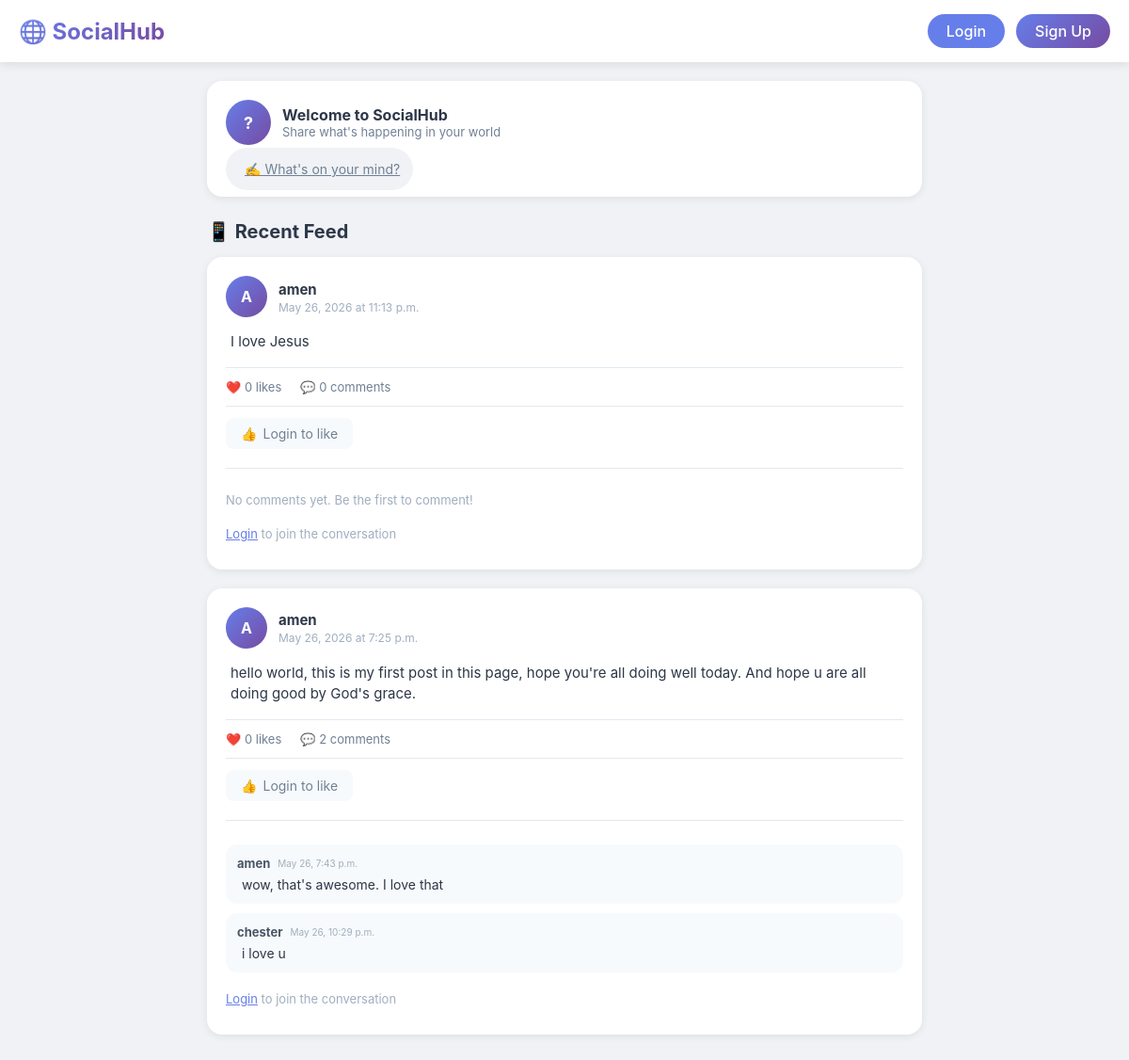
The app's page /, older data.
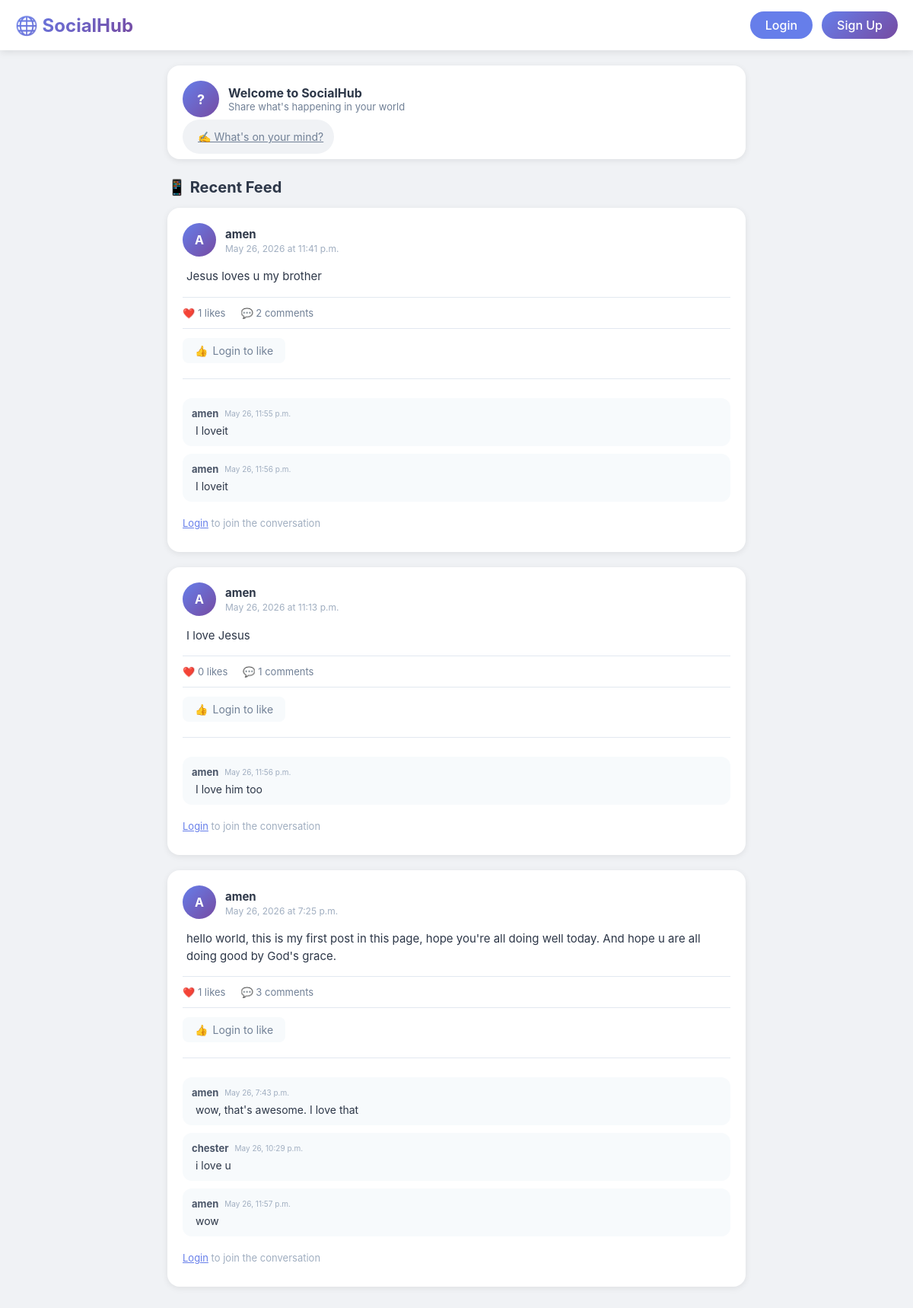
The same page, newer data.
### posts/models.py (models this page shows, shortened)
class Post(models.Model):
    author = models.ForeignKey(User, on_delete=models.CASCADE, related_name='posts')
    content = models.TextField(max_length=1000)
    created_at = models.DateTimeField(auto_now_add=True)
    updated_at = models.DateTimeField(auto_now=True)
    likes =models.ManyToManyField(User, related_name='liked_posts', blank=True)

class Comment(models.Model):
    post = models.ForeignKey(Post, on_delete=models.CASCADE, related_name='comments')
    author = models.ForeignKey(User, on_delete=models.CASCADE, related_name='comments')
    content = models.TextField(max_length=500)
    created_at = models.DateTimeField(auto_now_add=True)

### posts/views.py (the view)
# urls.py: path('', views.home, name='home'),
def home(request):
    posts = Post.objects.all().order_by('-created_at')
    return render(request, 'posts/home.html', {'posts': posts})

### posts/templates/posts/home.html (shortened to what this page needs)
<!DOCTYPE html>
<html lang="en">
<head>
</head>
<body>
    <nav class="navbar">
        <div class="nav-container">
            <div class="logo">🌐 SocialHub</div>
            <div class="nav-links">
                {% if user.is_authenticated %}
                    <div class="user-info">
                        <span>👋 {{ user.username }}</span>
                        <a href="{% url 'profile' user.username %}">Profile</a>
                        <a href="/accounts/logout/" class="logout-btn">Logout</a>
                    </div>
                {% else %}
                    <div class="auth-buttons">
                        <a href="/accounts/login/" class="btn-login">Login</a>
                        <a href="/accounts/signup/" class="btn-signup">Sign Up</a>
                    </div>
                {% endif %}
            </div>
        </div>
    </nav>
    <div class="main-container">
        <div class="create-card">
            <div class="create-header">
                <div class="avatar">
                    {% if user.is_authenticated %}
                        {{ user.username|first|upper }}
                    {% else %}
                        ?
                    {% endif %}
                </div>
                <div>
                    <h3>{% if user.is_authenticated %}Hello, {{ user.username }}!{% else %}Welcome to SocialHub{% endif %}</h3>
                    <p>Share what's happening in your world</p>
                </div>
            </div>
            <a href="{% url 'create_post' %}" class="create-btn">
                ✍️ What's on your mind?
            </a>
        </div>
        <div style="margin: 20px 0 15px;">
            <h2 style="color: #2d3748; font-size: 20px;">📱 Recent Feed</h2>
        </div>
        {% if posts %}
            {% for post in posts %}
                <div class="post-card">
                    <div class="post-header">
                        <div class="post-avatar">
                            {{ post.author.username|first|upper }}
                        </div>
                        <div class="post-author-info">
                            <a href="{% url 'profile' post.author.username %}" class="post-author-name">
                                {{ post.author.username }}
                            </a>
                            <div class="post-time">
                                {{ post.created_at|date:"F j, Y \a\t g:i a" }}
                            </div>
                        </div>
                    </div>
                    <div class="post-content">
                        {{ post.content|linebreaks }}
                    </div>
                    <div class="post-stats">
                        <div class="stat-item">
                            ❤️ {{ post.likes.count }} likes
                        </div>
                        <div class="stat-item">
                            💬 {{ post.comments.count }} comments
                        </div>
                    </div>
                    <div class="action-buttons">
                        {% if user.is_authenticated %}
                            <form method="POST" action="{% url 'like_post' post.id %}" style="display: inline;">
                                {% csrf_token %}
                                {% if user in post.likes.all %}
                                    <button type="submit" class="like-btn like-btn-liked">
                                        ❤️ Liked
                                    </button>
                                {% else %}
                                    <button type="submit" class="like-btn like-btn-unliked">
                                        👍 Like
                                    </button>
                                {% endif %}
                            </form>
                        {% else %}
                            <span class="like-btn like-btn-unliked" style="cursor: default;">
                                👍 <a href="/accounts/login/" style="text-decoration: none; color: inherit;">Login to like</a>
                            </span>
                        {% endif %}
                    </div>
                    <div class="comments-section">
                        {% with post.comments.all as comments %}
                            {% if comments %}
                                {% for comment in comments|slice:":3" %}
                                    <div class="comment">
                                        <div class="comment-header">
                                            <a href="{% url 'profile' comment.author.username %}" class="comment-author">
                                                {{ comment.author.username }}
                                            </a>
                                            <span class="comment-time">{{ comment.created_at|date:"M j, g:i a" }}</span>
                                        </div>
                                        <div class="comment-content">{{ comment.content }}</div>
                                    </div>
                                {% endfor %}
                            {% else %}
                                <div style="font-size: 13px; color: #a0aec0; padding: 10px 0;">
                                    No comments yet. Be the first to comment!
                                </div>
                            {% endif %}
                        {% endwith %}
                        {% if user.is_authenticated %}
                            <form method="POST" action="{% url 'add_comment' post.id %}" class="comment-form">
                                {% csrf_token %}
                                <input type="text" name="content" placeholder="Write a comment..." class="comment-input" required>
                                <button type="submit" class="comment-submit">Post →</button>
                            </form>
                        {% else %}
                            <div style="font-size: 13px; color: #a0aec0; padding: 10px 0;">
                                <a href="/accounts/login/" style="color: #667eea;">Login</a> to join the conversation
                            </div>
                        {% endif %}
                    </div>
                </div>
            {% endfor %}
        {% endif %}
    </div>
</body>
</html>

### posts/templates/posts/home.html (style rules this page uses)
* { margin: 0; padding: 0; box-sizing: border-box; }
body { font-family: -apple-system, BlinkMacSystemFont, 'Segoe UI', Roboto, 'Helvetica Neue', Arial, sans-serif; background: #f0f2f5; min-height: 100vh; }
.navbar { background: white; box-shadow: 0 2px 10px rgba(0,0,0,0.1); position: sticky; top: 0; z-index: 1000; }
.nav-container { max-width: 1200px; margin: 0 auto; padding: 15px 20px; display: flex; justify-content: space-between; align-items: center; flex-wrap: wrap; gap: 15px; }
.logo { font-size: 24px; font-weight: bold; background: linear-gradient(135deg, #667eea 0%, #764ba2 100%); -webkit-background-clip: text; -webkit-text-fill-color: transparent; background-clip: text; }
.nav-links { display: flex; gap: 25px; align-items: center; flex-wrap: wrap; }
.nav-links a { color: #4a5568; text-decoration: none; transition: color 0.3s; font-weight: 500; }
.auth-buttons { display: flex; gap: 12px; }
.btn-login { background: #667eea; color: white !important; padding: 8px 20px; border-radius: 25px; transition: all 0.3s !important; }
.btn-signup { background: linear-gradient(135deg, #667eea 0%, #764ba2 100%); color: white !important; padding: 8px 20px; border-radius: 25px; transition: all 0.3s !important; }
.main-container { max-width: 800px; margin: 0 auto; padding: 20px; }
.create-card { background: white; border-radius: 16px; padding: 20px; margin-bottom: 25px; box-shadow: 0 2px 8px rgba(0,0,0,0.08); transition: transform 0.2s, box-shadow 0.2s; }
.create-header { display: flex; align-items: center; gap: 12px; margin-bottom: 15px; }
.avatar { width: 48px; height: 48px; background: linear-gradient(135deg, #667eea 0%, #764ba2 100%); border-radius: 50%; display: flex; align-items: center; justify-content: center; color: white; font-weight: bold; font-size: 18px; }
.create-header h3 { color: #2d3748; font-size: 16px; }
.create-header p { color: #718096; font-size: 13px; }
.create-btn { width: 100%; background: #f0f2f5; border: none; padding: 14px; border-radius: 40px; text-align: left; padding-left: 20px; color: #718096; cursor: pointer; transition: background 0.3s; font-size: 14px; }
.post-card { background: white; border-radius: 16px; padding: 20px; margin-bottom: 20px; box-shadow: 0 2px 8px rgba(0,0,0,0.08); transition: transform 0.2s, box-shadow 0.2s; }
.post-header { display: flex; align-items: center; gap: 12px; margin-bottom: 15px; }
.post-avatar { width: 44px; height: 44px; background: linear-gradient(135deg, #667eea 0%, #764ba2 100%); border-radius: 50%; display: flex; align-items: center; justify-content: center; color: white; font-weight: bold; }
.post-author-info { flex: 1; }
.post-author-name { font-weight: 700; color: #2d3748; text-decoration: none; font-size: 15px; }
.post-time { font-size: 12px; color: #a0aec0; margin-top: 2px; }
.post-content { font-size: 15px; line-height: 1.5; color: #2d3748; margin: 15px 0; padding: 0 5px; }
.post-stats { display: flex; gap: 20px; padding: 12px 0; border-top: 1px solid #e2e8f0; border-bottom: 1px solid #e2e8f0; margin: 12px 0; color: #718096; font-size: 13px; }
.stat-item { display: flex; align-items: center; gap: 6px; }
.action-buttons { display: flex; gap: 20px; margin: 12px 0; }
.like-btn { background: none; border: none; cursor: pointer; font-size: 14px; padding: 8px 16px; border-radius: 8px; transition: all 0.2s; display: flex; align-items: center; gap: 6px; }
.like-btn-unliked { color: #718096; background: #f7fafc; }
.comments-section { margin-top: 20px; padding-top: 15px; border-top: 1px solid #e2e8f0; }
.comment { background: #f7fafc; padding: 12px; margin: 10px 0; border-radius: 12px; transition: background 0.2s; }
.comment-header { display: flex; align-items: center; gap: 8px; margin-bottom: 6px; }
.comment-author { font-weight: 700; font-size: 13px; color: #4a5568; text-decoration: none; }
.comment-time { font-size: 10px; color: #a0aec0; }
.comment-content { font-size: 14px; color: #2d3748; margin-left: 5px; }

Row changes from the older to the newer data that the page shows:
added Post: author.username|first "A", author.username "amen", created_at "May 26, 2026 at 11:41 p.m.", content "Jesus loves u my brother", likes.count "1", comments.count "2"
added Comment: author.username "amen", created_at "May 26, 11:55 p.m.", content "I loveit", shown under "A"
added Comment: author.username "amen", created_at "May 26, 11:56 p.m.", content "I loveit", shown under "A"
shown differently, row unchanged: Post "I love Jesus": comments.count "0" → "1"; no longer shows "No comments yet. Be the first to comment!"
added Comment: author.username "amen", created_at "May 26, 11:56 p.m.", content "I love him too", shown under Post "I love Jesus"
computed for Post "May 26, 2026 at 7:25 p.m.": likes.count "0" → "1"; comments.count "2" → "3"
added Comment: author.username "amen", created_at "May 26, 11:57 p.m.", content "wow", shown under Post "May 26, 2026 at 7:25 p.m."
